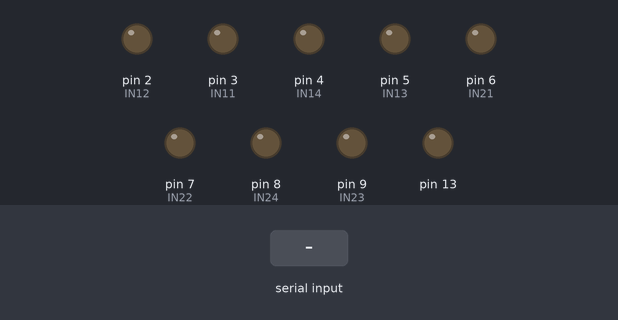
The sketch below on a simulated Arduino Uno, built with avr-gcc and run on an emulated ATmega328P. Shown: output pins drawn as LEDs (lit = HIGH). Inputs (shaded band) come from the test bench.

Above: at 1.2 s.
1.3 s: "-" received over Serial
At 1.7 s:
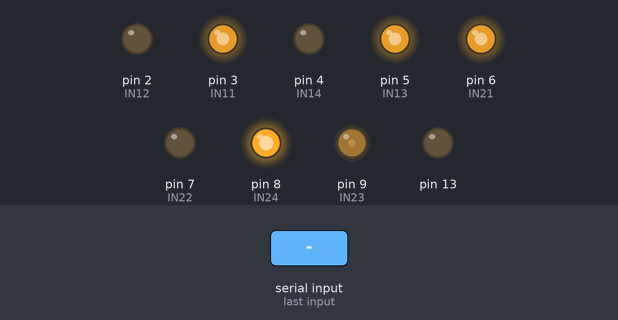
2.8 s: "90,45\n" received over Serial
At 4.1 s:
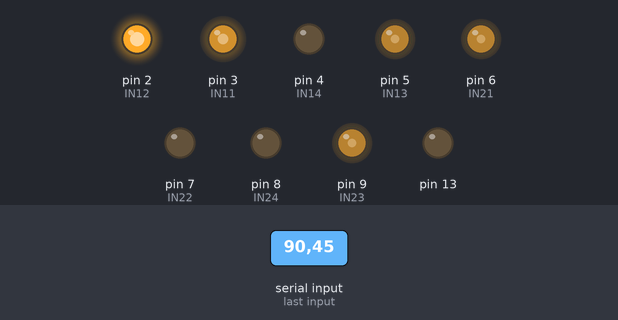
4.4 s: "6000\n" received over Serial
At 5.6 s:
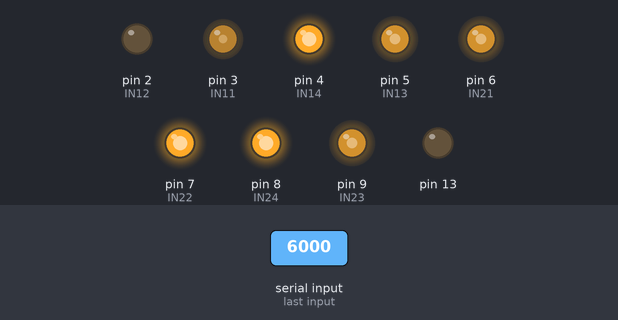
5.9 s: "0\n" received over Serial
At 7.0 s:
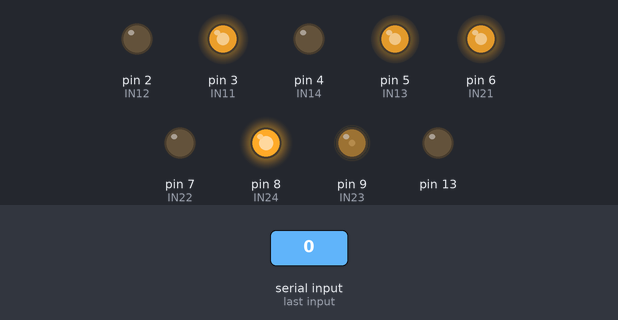
7.4 s: "30,150\n" received over Serial
At 7.8 s:
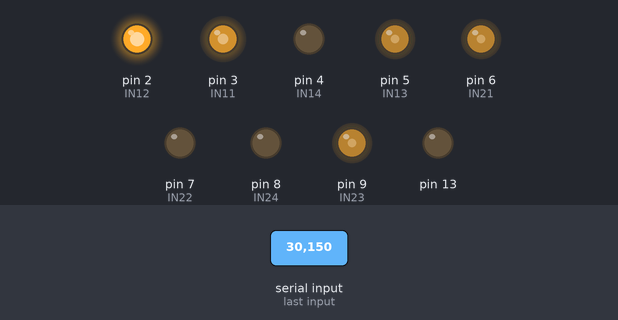
8.9 s: "5000\n" received over Serial
At 9.4 s:
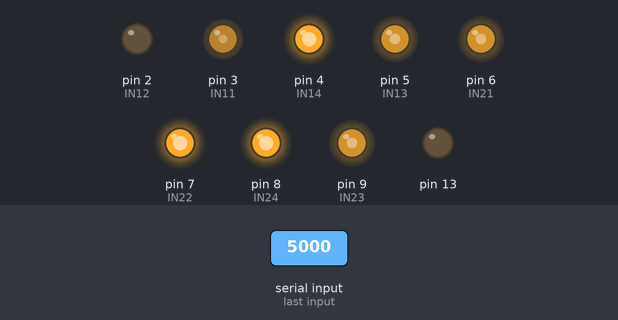
Timing chart, 0 to 11.4 s (numbered marks = the images above; inputs shaded):
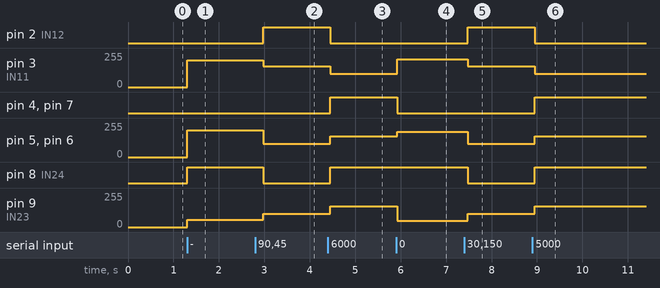

Measured:
- after the input at 1.3 s, pin 3 (IN11), pin 5 (IN13), pin 6 (IN21): 0/255 → 200/255 at once; pin 8 (IN24): LOW → HIGH at once; pin 9 (IN23): 0/255 → 55/255 at once
- after the input at 2.8 s, pin 2 (IN12): LOW → HIGH after 0.17 s; pin 3 (IN11): 200/255 → 155/255 after 0.17 s; pin 5 (IN13), pin 6 (IN21): 200/255 → 100/255 after 0.17 s; pin 8 (IN24): HIGH → LOW after 0.17 s; pin 9 (IN23): 55/255 → 100/255 after 0.17 s
- after the input at 4.4 s, pin 2 (IN12): HIGH → LOW after 0.05 s; pin 3 (IN11): 155/255 → 100/255 after 0.05 s; pin 4 (IN14), pin 7 (IN22), pin 8 (IN24): LOW → HIGH after 0.05 s; pin 5 (IN13), pin 6 (IN21), pin 9 (IN23): 100/255 → 155/255 after 0.05 s
- after the input at 5.9 s, pin 3 (IN11): 100/255 → 209/255 at once; pin 4 (IN14), pin 7 (IN22): HIGH → LOW at once; pin 5 (IN13), pin 6 (IN21): 155/255 → 191/255 at once; pin 9 (IN23): 155/255 → 46/255 at once
- after the input at 7.4 s, pin 2 (IN12): LOW → HIGH after 0.08 s; pin 3 (IN11): 209/255 → 155/255 after 0.08 s; pin 5 (IN13), pin 6 (IN21): 191/255 → 100/255 after 0.08 s; pin 8 (IN24): HIGH → LOW after 0.08 s; pin 9 (IN23): 46/255 → 100/255 after 0.08 s
- after the input at 8.9 s, pin 2 (IN12): HIGH → LOW after 0.06 s; pin 3 (IN11): 155/255 → 100/255 after 0.06 s; pin 4 (IN14), pin 7 (IN22), pin 8 (IN24): LOW → HIGH after 0.06 s; pin 5 (IN13), pin 6 (IN21), pin 9 (IN23): 100/255 → 155/255 after 0.06 s

The sketch:

2020FinalVersion.ino
```cpp
//编码器单圈11脉冲，减速比30

//要实现的作用：从上位机得到一个前进多少厘米/旋转多少角度的指令(占用0/1的USB串口)，然后准确的施行

//左轮和右轮分别对位置PID？首先要能走直线，其次要保证两者的步调尽可能一致（修正到同步之后需不需要补偿？如果修正的太慢会有左右偏差）

#define IN11    3       //IN1
#define IN12    2       //IN2    左轮
#define IN13    5       //IN3
#define IN14    4       //IN4    右轮
#define IN21    6       //IN1
#define IN22    7       //IN2    左轮
#define IN23    9       //IN3
#define IN24    8       //IN4    右轮


/*#define ENA1    3       //左
#define ENB1    5       //右
#define ENA2    6       //左
#define ENB2    9       //右
*/
#define forward {analogWrite(IN11,pwm);digitalWrite(IN12,LOW);analogWrite(IN13,pwm);digitalWrite(IN14,LOW);analogWrite(IN21,pwm);digitalWrite(IN22,LOW);analogWrite(IN23,255-pwm);digitalWrite(IN24,HIGH);}//正正正反
#define back {analogWrite(IN11,255-pwm);digitalWrite(IN12,HIGH);analogWrite(IN13,255-pwm);digitalWrite(IN14,HIGH);analogWrite(IN21,255-pwm);digitalWrite(IN22,HIGH);analogWrite(IN23,pwm);digitalWrite(IN24,LOW);}
#define left_turn {analogWrite(IN11,255-pwm);digitalWrite(IN12,HIGH);analogWrite(IN13,pwm);digitalWrite(IN14,LOW);analogWrite(IN21,pwm);digitalWrite(IN22,LOW);analogWrite(IN23,pwm);digitalWrite(IN24,LOW);}
#define right_turn {analogWrite(IN11,pwm);digitalWrite(IN12,LOW);analogWrite(IN13,255-pwm);digitalWrite(IN14,HIGH);analogWrite(IN21,255-pwm);digitalWrite(IN22,HIGH);analogWrite(IN23,255-pwm);;digitalWrite(IN24,HIGH);}
#define left {analogWrite(IN11,255-pwm);digitalWrite(IN12,HIGH);analogWrite(IN13,pwm);digitalWrite(IN14,LOW);analogWrite(IN21,255-pwm);digitalWrite(IN22,HIGH);analogWrite(IN23,255-pwm);digitalWrite(IN24,HIGH);}
#define right {analogWrite(IN11,pwm);digitalWrite(IN12,LOW);analogWrite(IN13,255-pwm);digitalWrite(IN14,HIGH);analogWrite(IN21,pwm);digitalWrite(IN22,LOW);analogWrite(IN23,pwm);digitalWrite(IN24,LOW);}
#define stopc {analogWrite(IN11,0);digitalWrite(IN12,0);analogWrite(IN13,0);digitalWrite(IN14,0);analogWrite(IN21,0);digitalWrite(IN22,0);analogWrite(IN23,0);digitalWrite(IN24,0);}

#define Sx {v1+=vx;v2+=vx;v3+=vx;v4-=vx;}
#define Sy {v1-=vy;v2+=vy;v3-=vy;v4-=vy;}
#define Delta {v1-=w;v2+=w;v3+=w;v4+=w;}

#define stopc {analogWrite(IN11,0);digitalWrite(IN12,0);analogWrite(IN13,0);digitalWrite(IN14,0);analogWrite(IN21,0);digitalWrite(IN22,0);analogWrite(IN23,0);digitalWrite(IN24,0);}
int v1=0,v2=0,v3=0,v4=0;
int w  =  120; //速度常数
int pix=6000; //像素差
int flag = 0;
struct PID  //PID参数
{
  double kp=0.26;
  double kd=0.0;
  double ki=0.0;
  double last_error;
  double integrator;
  double imax=300;
}self;
double Outputp, Outputd,Outputi,derivative;                          //pid参数
double get_pid(PID self, double error);
void pid_forward();        //获得pid的函数
int pwm=100;
int first=0;
char z;
int m=5000;
int vx  =   200;
int vy   =   127;
int a[2] = {5000,5000};
int i = 0;
int deriva =0 ;
int shu=0;

void setup(){
  pinMode(IN11,OUTPUT);
  pinMode(IN12,OUTPUT);
  pinMode(IN13,OUTPUT);
  pinMode(IN14,OUTPUT);
  pinMode(IN21,OUTPUT);
  pinMode(IN22,OUTPUT);
  pinMode(IN23,OUTPUT);
  pinMode(IN24,OUTPUT);
  pinMode(13,OUTPUT);
  Serial.begin(9600); //设置波特率

}

void loop(){
   if(pix==6000)
   {
     stopc;
   }


if(Serial.available())
{
   if(first==0)
   {
     pwm=200;
     forward;
     delay(1600);
     first=1;
   }
  m=0;
  while(Serial.available())
  {
    delay(10);
    z = Serial.read();
    if(z == '-')
    {
      flag = 1;
      continue;
    }
    m = m*10 + z - '0';
  }
  if (flag == 1) pix = -m;
  else pix=m;
   flag = 0;
   a[0]=a[1];
   a[1] = pix;
   deriva = a[1]-a[0];
}
if(deriva>4800&&pix==5000&&shu>=70)
{
  pwm = 200;
  back;
  delay(1200);
  shu=0;
}
  if(pix==5000)       //没有pix,小车逆时针自转
  {
    pwm = 100;
    left_turn;
    shu=0;
  }
  else if((pix>300||pix<-200)&&pix!=6000)     //有pix,
  {
     pwm = get_pid(self,pix);
     if(pwm>100)pwm=100;
     if(pwm<-100)pwm=-100;
     if(pwm>0)
     {
     left_turn;
     }
     else
     {
      pwm=-pwm;
     right_turn;
     }
     shu=0;
  }
  else if(pix!=6000)
  {
    w=get_pid(self,pix);
    if(w>100)w=100;
     if(w<-100)w=-100;
    Sx;
    Delta;
    pid_forward();
    shu++;

  }

  delay(5);
}

double get_pid(PID self, double error)
{

  //P
  Outputp = error*self.kp;
  //D
  derivative = (error - self.last_error);
  self.last_error = error;
  Outputd = self.kd * derivative;
  //I
  if(error>-150&&error<150)
  self.integrator += error;
  if(self.integrator<-self.imax||self.integrator>self.imax)
  {self.integrator = 0;}
  Outputi = self.integrator * self.ki;
  return Outputp+Outputi+Outputd;
}

void pid_forward(){
  if(v1>0){
      analogWrite(IN11,v1);
      digitalWrite(IN12,LOW);
    }else{
      analogWrite(IN11,255+v1);
      digitalWrite(IN12,HIGH);
      }
   if(v2>0){
      analogWrite(IN13,v2);
      digitalWrite(IN14,LOW);
    }else{
      analogWrite(IN13,255+v2);
      digitalWrite(IN14,HIGH);
      }
   if(v3>0){
      analogWrite(IN21,v3);
      digitalWrite(IN22,LOW);
    }else{
      analogWrite(IN21,255+v3);
      digitalWrite(IN22,HIGH);
      }
   if(v4>0){
      analogWrite(IN23,v4);
      digitalWrite(IN24,LOW);
    }else{
      analogWrite(IN23,255+v4);
      digitalWrite(IN24,HIGH);
      }
    //digitalWrite(13,HIGH);digitalWrite(13,HIGH);
  v1=0;
  v2=0;
  v3=0;
  v4=0;
  }
```
